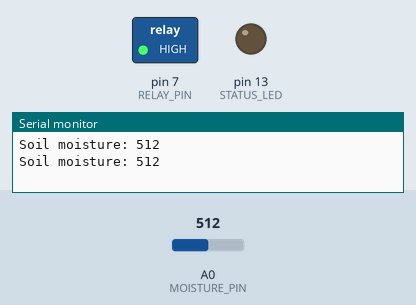
This sketch was run on a simulated Arduino Uno, built with avr-gcc and run on an emulated ATmega328P. Parts: switched loads named in the sketch (green lamp = pin HIGH), output pins drawn as LEDs (lit = HIGH), the last lines printed to the serial monitor. The test bench sets the inputs (shaded band); at power-on: A0 (MOISTURE_PIN) = 512.

Above: at 2.8 s.
2.9 s: A0 (MOISTURE_PIN) set to 591
5.6 s: A0 (MOISTURE_PIN) set to 611
At 6.6 s:
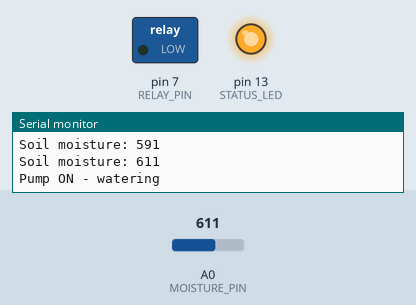
Timing chart, 0 to 12.6 s (numbered marks = the images above; inputs shaded):
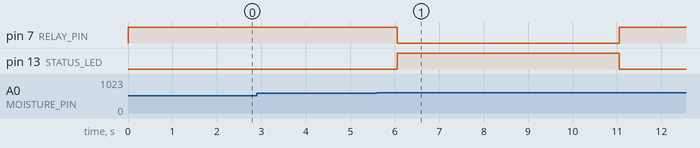

The sketch:

automatic-plant-watering.ino
```cpp
/*
  Automatic Plant Watering
  ------------------------
  A capacitive / resistive soil moisture sensor watches the
  soil. When it gets dry the pump relay runs a small water
  pump for a short burst, then waits and checks again, so the
  plant is watered little and often and never flooded. A
  maximum run time stops the pump if the sensor fails. Relay
  is OFF on startup (safe default).

  Wiring:
    Moisture A0 : A0 (VCC 5V, GND GND)
    Pump relay  : D7 (active-LOW relay module)
    Status LED  : D13 (through a 220 ohm resistor to GND)
*/

// ---- Pin definitions ----
const int MOISTURE_PIN = A0;  // Soil moisture analog output
const int RELAY_PIN    = 7;   // Pump relay IN1 (active LOW)
const int STATUS_LED   = 13;  // Built-in / status LED

// ---- Thresholds (0-1023). Calibrate for YOUR sensor/soil. ----
// Typical resistive sensor: HIGH reading = DRY soil.
// Water when reading rises above DRY_THRESHOLD,
// soil is wet enough below WET_THRESHOLD.
const int DRY_THRESHOLD = 600;
const int WET_THRESHOLD = 450;

const unsigned long WATER_RUN_MS   = 5000;    // Pump burst: 5 s
const unsigned long REST_MS        = 60000;   // Wait 1 min between checks after watering
const unsigned long CHECK_MS       = 2000;    // Normal check interval

bool soilDry = false;

void setPump(bool on) {
  digitalWrite(RELAY_PIN, on ? LOW : HIGH);  // LOW = relay ON
  digitalWrite(STATUS_LED, on ? HIGH : LOW);
  Serial.println(on ? "Pump ON - watering" : "Pump OFF");
}

void setup() {
  pinMode(RELAY_PIN, OUTPUT);
  pinMode(STATUS_LED, OUTPUT);

  // Safe defaults: relay OFF, pump OFF on startup.
  digitalWrite(RELAY_PIN, HIGH);  // HIGH = relay OFF (active LOW)
  digitalWrite(STATUS_LED, LOW);

  Serial.begin(9600);
  Serial.println("Automatic Plant Watering ready.");
  Serial.println("Let the sensor settle in the soil before trusting readings.");
}

void loop() {
  int moisture = analogRead(MOISTURE_PIN);
  Serial.print("Soil moisture: ");
  Serial.println(moisture);

  if (!soilDry && moisture > DRY_THRESHOLD) {
    soilDry = true;
  } else if (soilDry && moisture < WET_THRESHOLD) {
    soilDry = false;
    Serial.println("Soil wet enough - no watering needed.");
  }

  if (soilDry) {
    // Water in a short burst, then let it soak in before
    // re-checking, so the sensor sees the real new level.
    setPump(true);
    delay(WATER_RUN_MS);  // Hard limit: pump never runs longer per burst
    setPump(false);
    delay(REST_MS);
  } else {
    delay(CHECK_MS);
  }
}
```

Measured:
- the behaviour switches between 600 and 601 on A0 (MOISTURE_PIN) (found by bisection; images 0 and 1)
- after the input at 5.6 s, pin 7 (RELAY_PIN): HIGH → LOW after 0.45 s, → HIGH 5.0 s later; pin 13 (STATUS_LED): LOW → HIGH after 0.45 s, → LOW 5.0 s later
